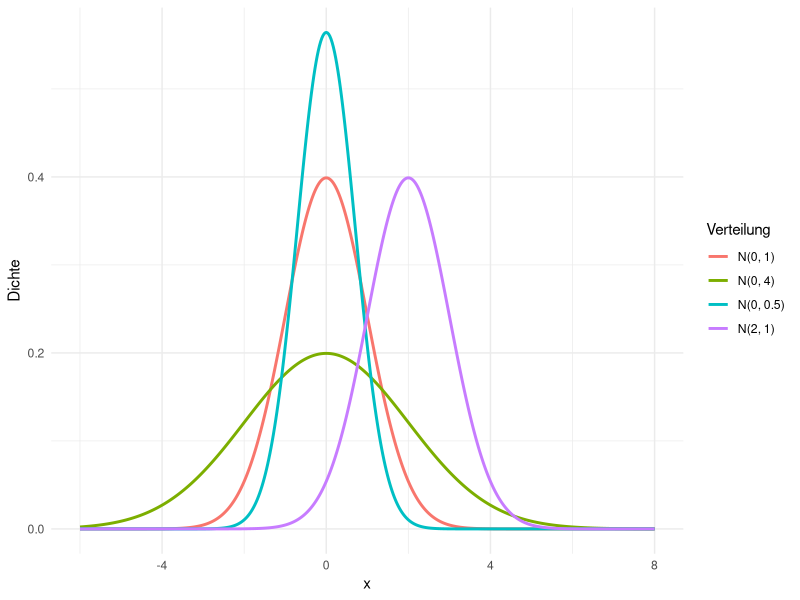
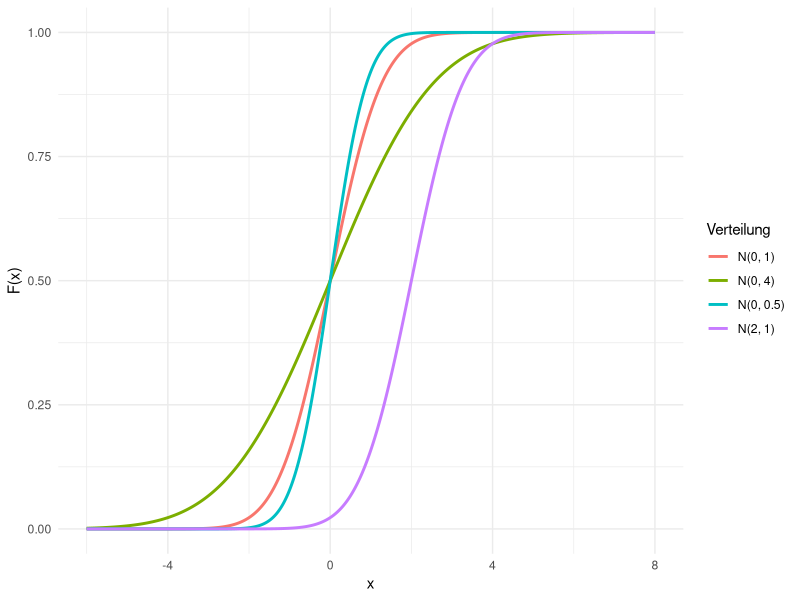
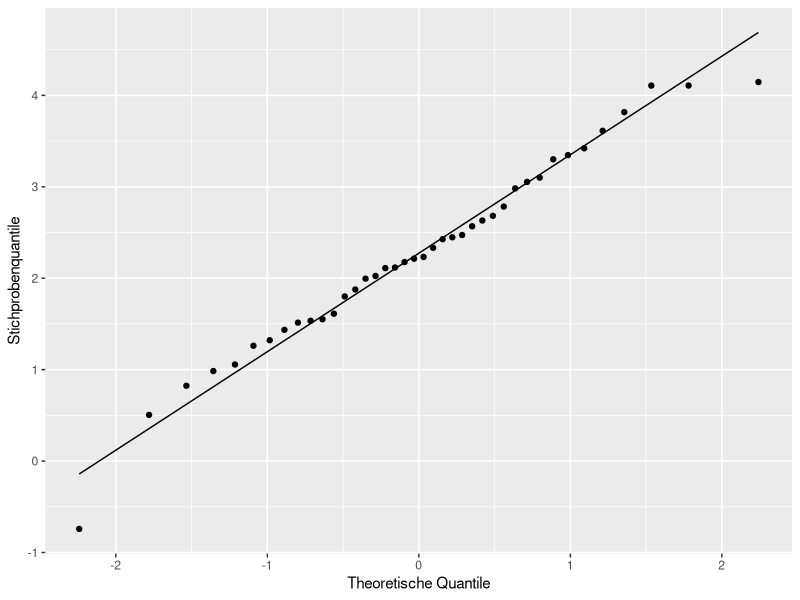

Source code (R) for these figures, in order:
## ---- chunk 1
#| execute: true


res <- binom.test(9, 16, p = 0.5)
res$p.value

## ---- chunk 2
#| execute: true

tab <- matrix(c(1, 49,
                11, 39),
              nrow = 2, byrow = TRUE,
              dimnames = list(Gruppe = c("non-smoker", "smoker"),
                              Ergebnis = c("cancer", "no cancer")))



chisq.test(tab, correct = FALSE)
## ---- chunk 3
#| execute: true

tab1 <- matrix(c(23, 7,
                29, 24),
              nrow = 2, byrow = TRUE,
              dimnames = list(Gruppe = c("conservative", "novel"),
                              Ergebnis = c("yes", "no")))

tab2 <- matrix(c(6, 29,
                15, 19),
              nrow = 2, byrow = TRUE,
              dimnames = list(Gruppe = c("conservative", "novel"),
                              Ergebnis = c("yes", "no")))


chisq.test(tab1, correct = FALSE)
chisq.test(tab2, correct = FALSE)
## ---- chunk 4

Qmh <- ((23-30*(52/83))+(6-35*(21/69)))^2 /( (30*52*53*31)/((83^2)*(83-1)) + (35*21*34*48)/((69^2)*(69-1)))

Qmh

## ---- chunk 5
tab_strata <- array(
  c(23, 29, 7, 24,    # Stratum 1 (column-wise: a, c, b, d)
    6, 15, 29, 19),   # Stratum 2
  dim = c(2, 2, 2),
  dimnames = list(Gruppe   = c("conservative", "novel"),
                  Ergebnis = c("yes", "no"),
                  Stratum  = c("female", "male"))
)

mantelhaen.test(tab_strata, correct = FALSE)
## ---- chunk 6
#| echo: false
#| output: true


library(ggplot2)

params <- data.frame(
  mu = c(0, 0, 0, 2),
  sigma2 = c(1, 4, 0.5, 1)
)
params$label <- factor(sprintf("N(%g, %g)", params$mu, params$sigma2),
                       levels = sprintf("N(%g, %g)", params$mu, params$sigma2))

x <- seq(-6, 8, length.out = 500)
dens <- do.call(rbind, lapply(seq_len(nrow(params)), function(i) {
  data.frame(x = x,
             density = dnorm(x, params$mu[i], sqrt(params$sigma2[i])),
             label = params$label[i])
}))

ggplot(dens, aes(x, density, color = label)) +
  geom_line(linewidth = 1) +
  labs(x = "x", y = "Dichte", color = "Verteilung") +
  theme_minimal()
## ---- chunk 7
#| echo: false
#| output: true


cdf <- do.call(rbind, lapply(seq_len(nrow(params)), function(i) {
  data.frame(x = x,
             cdf = pnorm(x, params$mu[i], sqrt(params$sigma2[i])),
             label = params$label[i])
}))

ggplot(cdf, aes(x, cdf, color = label)) +
  geom_line(linewidth = 1) +
  labs(x = "x", y = "F(x)", color = "Verteilung") +
  theme_minimal()
## ---- chunk 8
pnorm(7, mean = 6.01, sd = 1.24, lower.tail = FALSE)
## ---- chunk 9
qnorm(0.95, mean = 6.01, sd = 1.24)
## ---- chunk 10
qnorm(c(0.05, 0.95), mean = 6.01, sd = 1.24)
## ---- chunk 11
5*0.05
20*0.05
## ---- chunk 12
5*0.05*(1-0.05)
20*0.05*(1-0.05)
## ---- chunk 13
sim<- rnorm(40,2,1)

set.seed(4817)
samp <- data.frame(y = sim)

ggplot(samp, aes(sample = y)) +
  stat_qq() +
  stat_qq_line() +
  labs(x = "Theoretische Quantile", y = "Stichprobenquantile")
